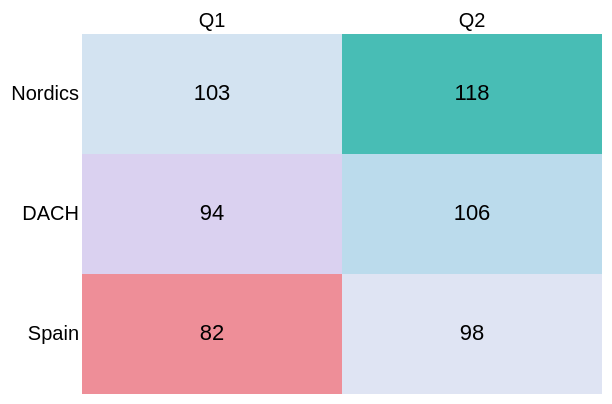

The specification (Vega-Lite) saved for this image:
### Vega-Lite specification from a JSON file in a GitHub repository (floating-point values rounded to 4 significant figures)
{"$comment": "A layered heat map, which is three separate faults in one picture. (1) The first layer puts its quarters along the TOP and the second layer states no side at all — one axis, not two, and the reference agrees. (2) The regions are sorted by a stated list rather than alphabetically, which needs the list compared against the data verbatim. (3) The colour domain names THREE stops, which is a piecewise scale and not a list of categories.", "width": 260, "height": 180, "data": {"values": [{"region": "Nordics", "quarter": "Q1", "attainment": 103}, {"region": "Nordics", "quarter": "Q2", "attainment": 118}, {"region": "DACH", "quarter": "Q1", "attainment": 94}, {"region": "DACH", "quarter": "Q2", "attainment": 106}, {"region": "Spain", "quarter": "Q1", "attainment": 82}, {"region": "Spain", "quarter": "Q2", "attainment": 98}]}, "layer": [{"mark": {"type": "rect"}, "encoding": {"x": {"field": "quarter", "type": "ordinal", "title": null, "axis": {"orient": "top", "labelAngle": 0, "domain": false, "ticks": false}}, "y": {"field": "region", "type": "ordinal", "sort": ["Nordics", "DACH", "Spain"], "title": null, "axis": {"domain": false, "ticks": false}}, "color": {"field": "attainment", "type": "quantitative", "legend": null, "scale": {"domain": [80, 100, 120], "range": ["#E9877F", "#E7ECF3", "#35B7A5"]}}}}, {"mark": {"type": "text", "fontSize": 11}, "encoding": {"x": {"field": "quarter", "type": "ordinal"}, "y": {"field": "region", "type": "ordinal", "sort": ["Nordics", "DACH", "Spain"]}, "text": {"field": "attainment"}}}], "config": {"view": {"stroke": null}}}
